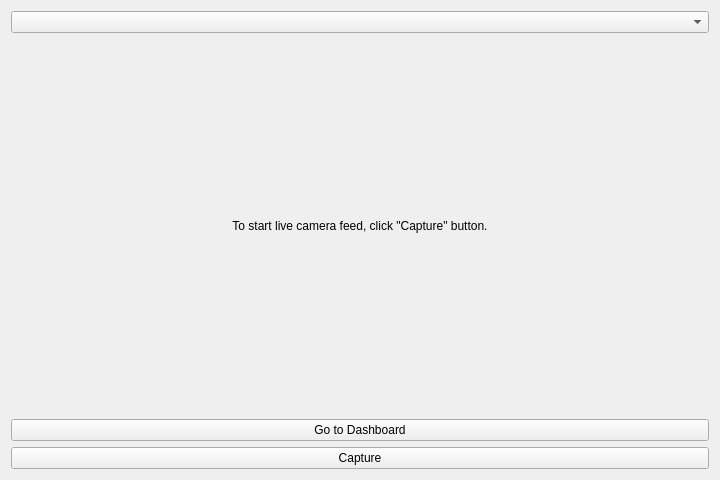
<?xml version="1.0" encoding="UTF-8"?>
<ui version="4.0">
 <class>form_camera_feed</class>
 <widget class="QWidget" name="form_camera_feed">
  <property name="geometry">
   <rect>
    <x>0</x>
    <y>0</y>
    <width>720</width>
    <height>480</height>
   </rect>
  </property>
  <property name="windowTitle">
   <string>Camera Feed</string>
  </property>
  <property name="windowIcon">
   <iconset>
    <normaloff>:/newPrefix/FaceAttend.png</normaloff>:/newPrefix/FaceAttend.png</iconset>
  </property>
  <layout class="QHBoxLayout" name="horizontalLayout">
   <item>
    <layout class="QVBoxLayout" name="layout_vertical">
     <item>
      <widget class="QComboBox" name="comboBox">
       <property name="toolTip">
        <string>Select enrollment number of the student.</string>
       </property>
       <property name="layoutDirection">
        <enum>Qt::LeftToRight</enum>
       </property>
       <property name="currentText">
        <string/>
       </property>
       <property name="currentIndex">
        <number>-1</number>
       </property>
       <property name="sizeAdjustPolicy">
        <enum>QComboBox::AdjustToContents</enum>
       </property>
       <property name="duplicatesEnabled">
        <bool>false</bool>
       </property>
       <property name="frame">
        <bool>true</bool>
       </property>
       <item>
        <property name="text">
         <string>1111111111</string>
        </property>
       </item>
       <item>
        <property name="text">
         <string>2222222222</string>
        </property>
       </item>
       <item>
        <property name="text">
         <string>3333333333</string>
        </property>
       </item>
       <item>
        <property name="text">
         <string>4444444444</string>
        </property>
       </item>
       <item>
        <property name="text">
         <string>5555555555</string>
        </property>
       </item>
       <item>
        <property name="text">
         <string>6666666666</string>
        </property>
       </item>
       <item>
        <property name="text">
         <string>7777777777</string>
        </property>
       </item>
       <item>
        <property name="text">
         <string>8888888888</string>
        </property>
       </item>
       <item>
        <property name="text">
         <string>9999999999</string>
        </property>
       </item>
      </widget>
     </item>
     <item alignment="Qt::AlignHCenter">
      <widget class="QLabel" name="label_image">
       <property name="text">
        <string>To start live camera feed, click &quot;Capture&quot; button.</string>
       </property>
       <property name="alignment">
        <set>Qt::AlignCenter</set>
       </property>
      </widget>
     </item>
     <item>
      <widget class="QPushButton" name="button_dashboard">
       <property name="text">
        <string>Go to Dashboard</string>
       </property>
      </widget>
     </item>
     <item>
      <widget class="QPushButton" name="button_capture">
       <property name="text">
        <string>Capture</string>
       </property>
      </widget>
     </item>
    </layout>
   </item>
  </layout>
 </widget>
 <resources>
  <include location="q.qrc"/>
 </resources>
 <connections/>
</ui>
